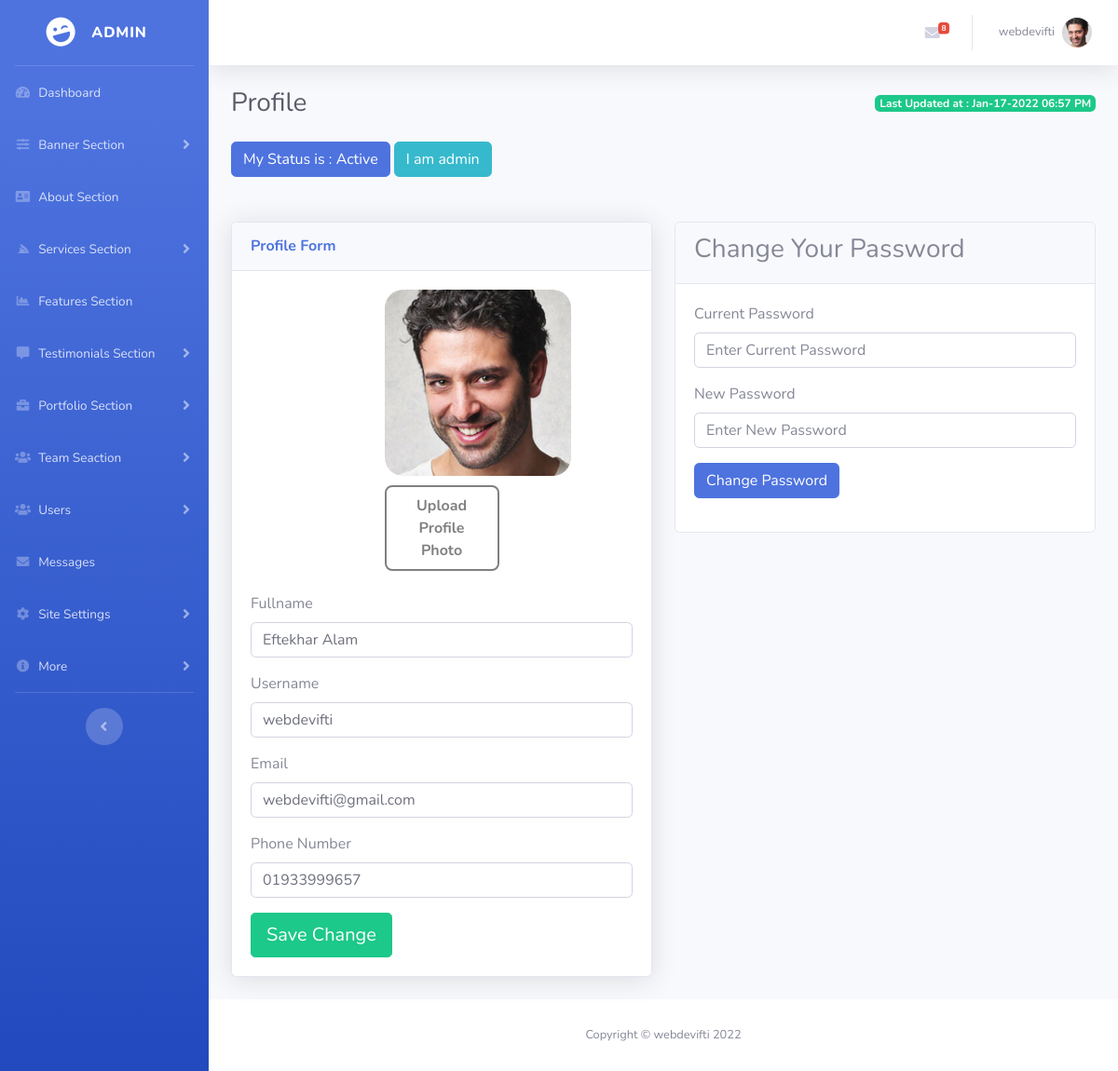
The app's page /admin/profile.php (signed in) with its own data.
### tables this page shows
CREATE TABLE `users` (
  `id` int(11) NOT NULL,
  `full_name` varchar(255) NOT NULL,
  `username` varchar(255) NOT NULL,
  `email` varchar(255) NOT NULL,
  `password` varchar(255) NOT NULL,
  `role` varchar(20) NOT NULL,
  `status` tinyint(1) NOT NULL DEFAULT 1,
  `photo` varchar(255) DEFAULT NULL,
  `created_at` datetime NOT NULL DEFAULT current_timestamp(),
  `updated_at` datetime NOT NULL DEFAULT current_timestamp() ON UPDATE current_timestamp(),
  `phone_number` varchar(20) NOT NULL
);

### configs/messageFunction.php (called while the page is built, shortened)
<?php
function getMessages(){
    global $con;
    $result = mysqli_query($con, "SELECT * FROM `message_from_user` ORDER BY `sended_at` DESC LIMIT 10");
    return $result;
}

### configs/functions.php (called while the page is built, shortened)
<?php
function getLoggedInUserData($email){
    global $con;
    $query = "SELECT * FROM `users` WHERE `email` = '$email'";
    $excute_query = mysqli_query($con, $query);
    $result = mysqli_fetch_assoc($excute_query);
    return $result;
}

### admin/profile.php (the view, shortened to what this page needs)
<?php require 'layouts/header.php'; ?>
        <?php require 'layouts/sidebar.php'; ?>
        <div id="content-wrapper" class="d-flex flex-column">
            <div id="content">
                <?php require 'layouts/topbar.php'; ?>
                <div class="container-fluid">
                    <?php
                        $email = $_SESSION['USEREMAIL'];
                        $data = getLoggedInUserData($email);
                    ?>
                    <div class="d-sm-flex align-items-center justify-content-between mb-4">
                        <h1 class="h3 mb-0 text-gray-800">Profile</h1>
                        <span class="badge badge-success">Last Updated at : <?= date('M-d-Y h:i A', strtotime($data['updated_at'])) ?></span>
                    </div>
                    <div class="row mb-5">
                        <div class="col-lg-12">
                            <?php
                                if($data['status'] == 1){
                            ?>
                            <button class="btn btn-primary">My Status is : Active</button>
                            <?php } else { ?>
                                <button class="btn btn-danger">My Status is : Deactivated</button>
                            <?php } ?>
                            <button class="btn btn-info">I am <?= $data['role']; ?></button>
                        </div>
                    </div>
                    <div class="row">
                        <div class="col-lg-6">
                            <div class="card shadow mb-4">
                                <div class="card-header py-3">
                                    <h6 class="m-0 font-weight-bold text-primary">Profile Form</h6>
                                </div>
                                <div class="card-body">
                                    <form action="profile.php" method="POST" enctype="multipart/form-data">
                                        <div class="" style="width: 30%;margin: 0 auto;">
                                            <img style="border-radius:20px;margin-bottom: 10px;height: 200px;width: 200px;" src="./uploads/users/<?= $data['photo']; ?>" alt="Profile Image">
                                            <div class="mb-3">
                                                <div class="upload-btn-wrapper">
                                                    <button class="uploadBtn">Upload Profile Photo</button>
                                                </div>
                                            </div>
                                        </div>
                                        <div class="mb-3">
                                            <label for="">Fullname</label>
                                            <input type="text" value="<?= $data['full_name']; ?>" name="fullname" class="form-control" required>
                                        </div>
                                        <div class="mb-3">
                                            <label for="">Username</label>
                                            <input type="text" name="username" value="<?= $data['username']; ?>" class="form-control" required>
                                        </div>
                                        <div class="mb-3">
                                            <label for="">Email</label>
                                            <input type="email" name="email" value="<?= $data['email'] ?>" class="form-control" require>
                                        </div>
                                        <div class="mb-3">
                                            <label for="">Phone Number</label>
                                            <input type="text" name="phone_number" value="<?= $data['phone_number']; ?>" class="form-control" required>
                                        </div>
                                        <div class="mb-3 m-auto">
                                            <button type="submit" class="btn btn-success btn-lg" name="updateProfile">Save Change</button>
                                        </div>
                                    </form>
                                </div>
                            </div>
                        </div>
                        <div class="col-lg-6">
                            <div class="card">
                                <div class="card-header">
                                    <h3>Change Your Password</h3>
                                </div>
                                <div class="card-body">
                                    <form action="profile.php" method="POST">
                                        <div class="mb-3">
                                            <label for="">Current Password</label>
                                            <input type="password"  name="current_password" class="form-control"  placeholder="Enter Current Password">
                                        </div>
                                        <div class="mb-3">
                                            <label for="">New Password</label>
                                            <input type="password"  name="new_password" class="form-control" placeholder="Enter New Password">
                                        </div>
                                        <div class="mb-3">
                                            <button type="submit" name="changePass" class="btn btn-primary">Change Password</button>
                                        </div>
                                    </form>
                                </div>
                            </div>
                        </div>
                    </div>
                </div>
            </div>
<?php require 'layouts/footer.php'; ?>

### admin/layouts/topbar.php (shortened to what this page needs)
<nav class="navbar navbar-expand navbar-light bg-white topbar mb-4 static-top shadow">
                    <ul class="navbar-nav ml-auto">
                        <li class="nav-item dropdown no-arrow mx-1">
                            <a class="nav-link dropdown-toggle msg_counter" href="#" id="messagesDropdown" role="button"
                                data-toggle="dropdown" aria-haspopup="true" aria-expanded="false">
                                <i class="fas fa-envelope fa-fw"></i>
                                <?php
                                $getmsg = getMessages();
                                $getRow = mysqli_num_rows($getmsg);
                                ?>
                                <span class="badge badge-danger badge-counter"><?= $getRow;?></span>
                            </a>
                        </li>
                        <?php
                        $email = $_SESSION['USEREMAIL'];
                           $data = getLoggedInUserData($email);
                        ?>
                        <li class="nav-item dropdown no-arrow">
                            <a class="nav-link dropdown-toggle" href="#" id="userDropdown" role="button"
                                data-toggle="dropdown" aria-haspopup="true" aria-expanded="false">
                                <span class="mr-2 d-none d-lg-inline text-gray-600 small"><?= $data['username']; ?></span>
                                <img class="img-profile rounded-circle"
                                    src="uploads/users/<?= $data['photo']; ?>">
                            </a>
                        </li>
                    </ul>
                </nav>

### admin/layouts/header.php (style rules this page uses)
.upload-btn-wrapper { position: relative; overflow: hidden; display: inline-block; }
.uploadBtn { border: 2px solid gray; color: gray; background-color: white; padding: 8px 20px; border-radius: 8px; font-size: 16px; cursor: pointer; font-weight: bold; }

### records on screen
users: username "webdevifti", photo (picture), updated_at "Jan-17-2022 06:57 PM", role "admin", fullname "Eftekhar Alam", email "webdevifti@gmail.com", phone_number "01933999657"

### other values on screen
$getRow "8"
